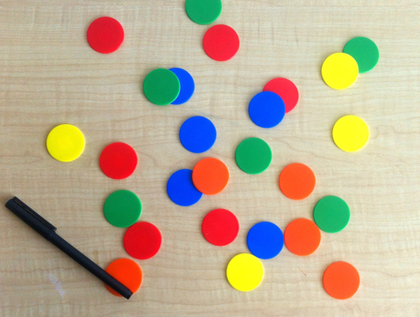
%> input picture Lab-04/Noise Filtering-Images/coloredChips.png, 420 x 317 px, shrunk from 518 x 391 before the run
$ octave --eval "avgFilter;"   (GNU Octave 9; MATLAB toolbox functions it lacks are replaced by stand-ins)
%> lines starting %> are read from the running program, lines starting %| are printed output that depends on the picture; in (x1, y1, x2, y2) boxes, pixels count from 0 and x2, y2 are one past the last pixel; in counts of white or black regions, pixels touching at a corner belong together; the program's own positions count from 1
function avgFilter()
    S = rgb2gray(imread('G:\CSE 4228\DIP\Lab 04\Noise Filtering-Images\coloredChips.png'));
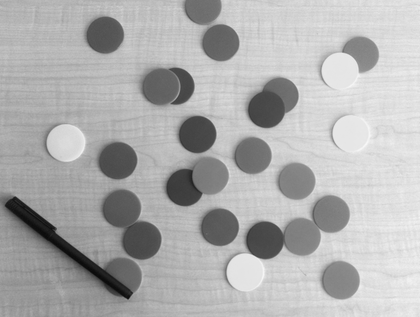
%> S: size 317x420 uint8; min 10, max 247, mean 174.9
    R = S;
    [row, col] = size(S);
%> row = 317; col = 420

    S = imnoise(S, 'salt & pepper', 0.02);
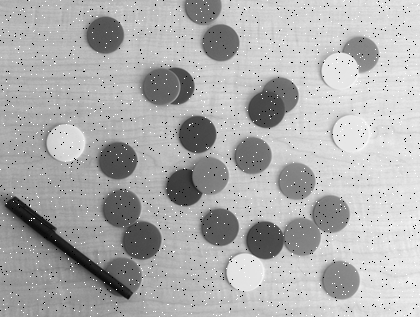
%> S: size 317x420 uint8; min 0, max 255, mean 173.9

    for i = 1:row-4
       for j = 1:col-4

           N = S(i:i+4, j:j+4);
           t = mean(N(:));
           %t = min(N(:));
           %t = max(N(:));

           R(i,j) = t;

       end
    end
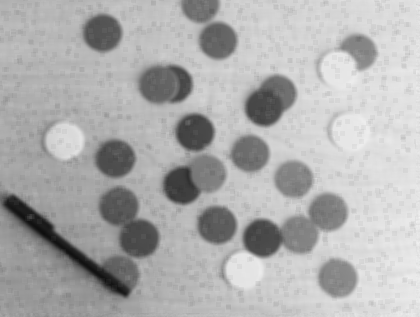
%> R: size 317x420 uint8; min 13, max 242, mean 174.2

    figure; imshow(S);
    figure; imshow(R);
    figure; imshow(abs(R - S), [0 1])
%> after `imshow(abs(R - S), [0 1])`:
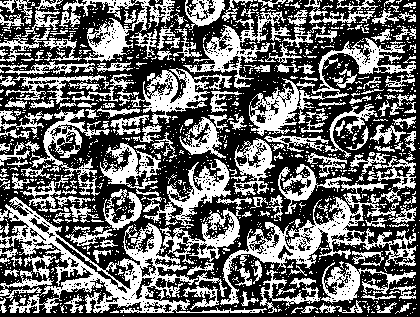
%> displayed picture: size 317x420, on the screen's scale of 0 to 255; 41.2% white; 1428 white regions (1242 under 20 px), largest, box (x1, y1, x2, y2) and area: (0, 197, 267, 313) 7865, (220, 182, 416, 305) 4619, (249, 38, 416, 136) 2971

end
